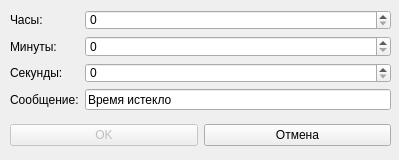
<?xml version="1.0" encoding="UTF-8"?>
<ui version="4.0">
 <class>Dialog</class>
 <widget class="QDialog" name="Dialog">
  <property name="geometry">
   <rect>
    <x>0</x>
    <y>0</y>
    <width>399</width>
    <height>160</height>
   </rect>
  </property>
  <property name="minimumSize">
   <size>
    <width>399</width>
    <height>160</height>
   </size>
  </property>
  <property name="maximumSize">
   <size>
    <width>399</width>
    <height>160</height>
   </size>
  </property>
  <property name="windowTitle">
   <string>Установить время</string>
  </property>
  <widget class="QWidget" name="horizontalLayoutWidget">
   <property name="geometry">
    <rect>
     <x>10</x>
     <y>120</y>
     <width>381</width>
     <height>31</height>
    </rect>
   </property>
   <layout class="QHBoxLayout" name="horizontalLayout">
    <item>
     <widget class="QPushButton" name="ok_btn">
      <property name="enabled">
       <bool>false</bool>
      </property>
      <property name="text">
       <string>OK</string>
      </property>
     </widget>
    </item>
    <item>
     <widget class="QPushButton" name="cancel_btn">
      <property name="text">
       <string>Отмена</string>
      </property>
     </widget>
    </item>
   </layout>
  </widget>
  <widget class="QWidget" name="formLayoutWidget">
   <property name="geometry">
    <rect>
     <x>10</x>
     <y>10</y>
     <width>381</width>
     <height>100</height>
    </rect>
   </property>
   <layout class="QFormLayout" name="formLayout">
    <item row="0" column="0">
     <widget class="QLabel" name="label">
      <property name="text">
       <string>Часы:</string>
      </property>
     </widget>
    </item>
    <item row="0" column="1">
     <widget class="QSpinBox" name="hours">
      <property name="maximum">
       <number>23</number>
      </property>
     </widget>
    </item>
    <item row="1" column="0">
     <widget class="QLabel" name="label_2">
      <property name="text">
       <string>Минуты:</string>
      </property>
     </widget>
    </item>
    <item row="1" column="1">
     <widget class="QSpinBox" name="minutes">
      <property name="maximum">
       <number>59</number>
      </property>
     </widget>
    </item>
    <item row="2" column="0">
     <widget class="QLabel" name="label_3">
      <property name="text">
       <string>Секунды:</string>
      </property>
     </widget>
    </item>
    <item row="2" column="1">
     <widget class="QSpinBox" name="seconds">
      <property name="maximum">
       <number>59</number>
      </property>
     </widget>
    </item>
    <item row="3" column="0">
     <widget class="QLabel" name="label_4">
      <property name="text">
       <string>Сообщение:</string>
      </property>
     </widget>
    </item>
    <item row="3" column="1">
     <widget class="QLineEdit" name="message_input">
      <property name="text">
       <string>Время истекло</string>
      </property>
     </widget>
    </item>
   </layout>
  </widget>
 </widget>
 <resources/>
 <connections/>
</ui>
